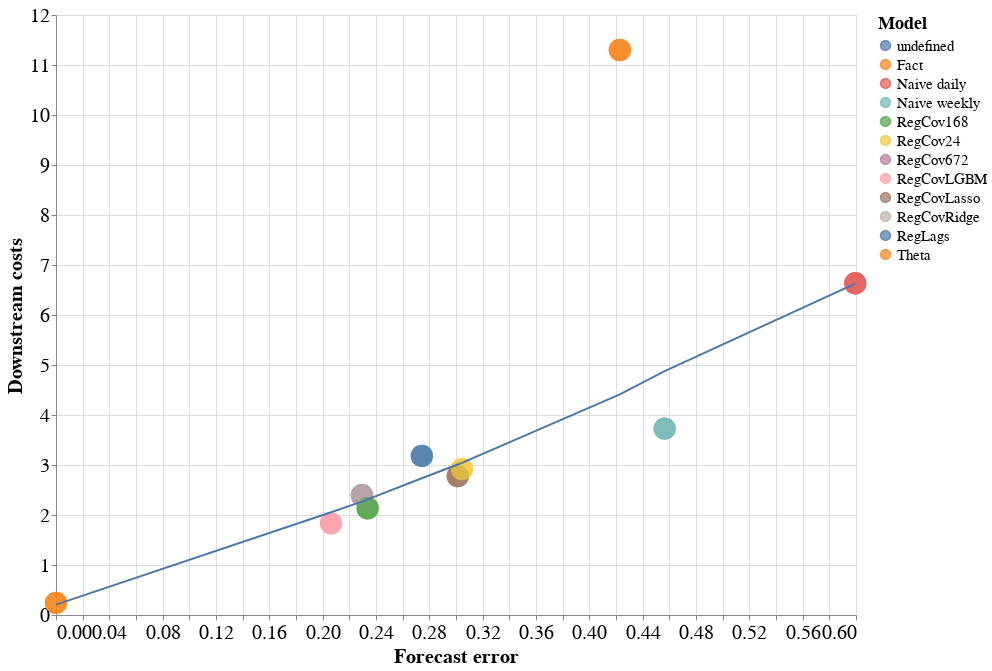

The cell this chart's notebook holds for it:
### Code cell
chart = alt.Chart(results_df).mark_circle(size=500).encode(
    x='Forecast error:Q',
    y = alt.Y('Downstream costs:Q'), # scale=alt.Scale(domain=[0, 160])),
#     y=alt.Y('Downstream costs:Q'),
    color=alt.Color('Model:N'),
    tooltip = ['Model:N','Forecast error:Q','Downstream costs:Q']
).properties(width=800, height=600)

chart2 = alt.Chart(results_df).mark_circle(size=500).encode(
    x='Forecast error:Q',
    y=alt.Y('Downstream costs:Q'),
    color=alt.Color('Model:N'),
    tooltip = ['Model:N','Forecast error:Q','Downstream costs:Q']
).properties(width=800, height=600)

(chart + chart2 + chart.transform_loess('Forecast error', 'Downstream costs', bandwidth=.99).mark_line()).configure_axis(
    labelFontSize=20,
    titleFontSize=20
).configure_legend(
titleFontSize=18,
labelFontSize=15
) 

# chart +chart2+ chart.transform_regression('Forecast error', 'Downstream costs', method='poly', order=3).mark_line()

### Figure 1 — Vega-Lite specification as saved in the notebook (floating-point values rounded to 4 significant figures)
{"config": {"view": {"continuousWidth": 400, "continuousHeight": 300}, "axis": {"labelFontSize": 20, "titleFontSize": 20}, "legend": {"labelFontSize": 15, "titleFontSize": 18}}, "layer": [{"mark": {"type": "circle", "size": 500}, "encoding": {"color": {"type": "nominal", "field": "Model"}, "tooltip": [{"type": "nominal", "field": "Model"}, {"type": "quantitative", "field": "Forecast error"}, {"type": "quantitative", "field": "Downstream costs"}], "x": {"type": "quantitative", "field": "Forecast error"}, "y": {"type": "quantitative", "field": "Downstream costs"}}, "height": 600, "width": 800}, {"mark": {"type": "circle", "size": 500}, "encoding": {"color": {"type": "nominal", "field": "Model"}, "tooltip": [{"type": "nominal", "field": "Model"}, {"type": "quantitative", "field": "Forecast error"}, {"type": "quantitative", "field": "Downstream costs"}], "x": {"type": "quantitative", "field": "Forecast error"}, "y": {"type": "quantitative", "field": "Downstream costs"}}, "height": 600, "width": 800}, {"mark": "line", "encoding": {"color": {"type": "nominal", "field": "Model"}, "tooltip": [{"type": "nominal", "field": "Model"}, {"type": "quantitative", "field": "Forecast error"}, {"type": "quantitative", "field": "Downstream costs"}], "x": {"type": "quantitative", "field": "Forecast error"}, "y": {"type": "quantitative", "field": "Downstream costs"}}, "height": 600, "transform": [{"loess": "Downstream costs", "on": "Forecast error", "bandwidth": 0.99}], "width": 800}], "data": {"name": "data-201aaf5ec2f79bab19509b4f2c42c938"}, "$schema": "https://vega.github.io/schema/vega-lite/v4.8.1.json", "datasets": {"data-201aaf5ec2f79bab19509b4f2c42c938": [{"Model": "Naive weekly", "Forecast error": 0.4565, "Downstream costs": 3.727}, {"Model": "Naive daily", "Forecast error": 0.5994, "Downstream costs": 6.634}, {"Model": "Theta", "Forecast error": 0.4229, "Downstream costs": 11.3}, {"Model": "RegLags", "Forecast error": 0.2744, "Downstream costs": 3.182}, {"Model": "RegCov672", "Forecast error": 0.2294, "Downstream costs": 2.394}, {"Model": "RegCovLasso", "Forecast error": 0.3013, "Downstream costs": 2.778}, {"Model": "RegCovRidge", "Forecast error": 0.2294, "Downstream costs": 2.397}, {"Model": "RegCov24", "Forecast error": 0.3045, "Downstream costs": 2.918}, {"Model": "RegCov168", "Forecast error": 0.2337, "Downstream costs": 2.135}, {"Model": "RegCovLGBM", "Forecast error": 0.2063, "Downstream costs": 1.834}, {"Model": "Fact", "Forecast error": 0.0, "Downstream costs": 0.2419}]}}
